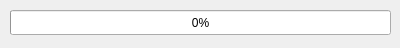
<?xml version="1.0" encoding="UTF-8"?>
<ui version="4.0">
 <class>QProgressDialog</class>
 <widget class="QDialog" name="QProgressDialog">
  <property name="windowModality">
   <enum>Qt::WindowModal</enum>
  </property>
  <property name="geometry">
   <rect>
    <x>0</x>
    <y>0</y>
    <width>400</width>
    <height>48</height>
   </rect>
  </property>
  <property name="sizePolicy">
   <sizepolicy hsizetype="Fixed" vsizetype="Fixed">
    <horstretch>0</horstretch>
    <verstretch>0</verstretch>
   </sizepolicy>
  </property>
  <property name="maximumSize">
   <size>
    <width>400</width>
    <height>116</height>
   </size>
  </property>
  <property name="windowTitle">
   <string>loading_comic</string>
  </property>
  <widget class="QProgressBar" name="progress_bar">
   <property name="geometry">
    <rect>
     <x>10</x>
     <y>10</y>
     <width>381</width>
     <height>25</height>
    </rect>
   </property>
   <property name="sizePolicy">
    <sizepolicy hsizetype="Ignored" vsizetype="Ignored">
     <horstretch>0</horstretch>
     <verstretch>0</verstretch>
    </sizepolicy>
   </property>
   <property name="maximumSize">
    <size>
     <width>381</width>
     <height>16777215</height>
    </size>
   </property>
   <property name="focusPolicy">
    <enum>Qt::WheelFocus</enum>
   </property>
   <property name="contextMenuPolicy">
    <enum>Qt::DefaultContextMenu</enum>
   </property>
   <property name="statusTip">
    <string/>
   </property>
   <property name="autoFillBackground">
    <bool>true</bool>
   </property>
   <property name="inputMethodHints">
    <set>Qt::ImhNone</set>
   </property>
   <property name="maximum">
    <number>100</number>
   </property>
   <property name="value">
    <number>0</number>
   </property>
   <property name="alignment">
    <set>Qt::AlignCenter</set>
   </property>
   <property name="orientation">
    <enum>Qt::Horizontal</enum>
   </property>
   <property name="invertedAppearance">
    <bool>false</bool>
   </property>
   <property name="textDirection">
    <enum>QProgressBar::TopToBottom</enum>
   </property>
   <property name="format">
    <string>%p%</string>
   </property>
  </widget>
 </widget>
 <resources/>
 <connections/>
</ui>
